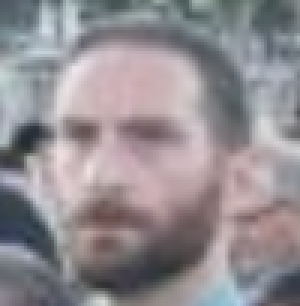
#> input picture target.png, 100 x 102 px (shown 3 times larger)
$ python main.py
#> lines starting #> are read from the running program, lines starting #| are printed output that depends on the picture
import cv2, numpy as np

hog = cv2.HOGDescriptor((128,128), (16,16), (8,8), (8,8), 9)
#window size - block size - block movement - cell size - num of angle groups
cascade = cv2.CascadeClassifier(cv2.data.haarcascades + 'haarcascade_frontalface_default.xml')
#opencv only takes 8-bit image files
edges = lambda proFullImage: hog.compute(cv2.resize(cv2.GaussianBlur(cv2.equalizeHist(proFullImage), (5,5), 0), (128, 128)).astype(np.uint8))
#very small lambda function to clean up image and make it easy for hog
#Gaussian Blur softens noise through blur and Equalize Hist fixes lighting differences.
target = cv2.imread("target.png", cv2.IMREAD_GRAYSCALE)
#> target: shape (102, 100); min 41, max 231, mean 142.9
target = edges(target)
#> target = 8100 values, max 0.454 at index 960, min 0 at index 334, mean 0.119

fullImage = cv2.resize(cv2.imread("CROWDIDSNEY.jpg"), None, fx=2, fy=2) #resized by scale of 2
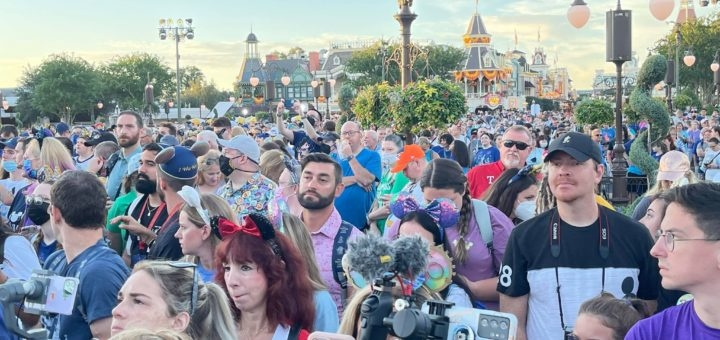
#> input picture CROWDIDSNEY.jpg, 720 x 340 px
proFullImage = cv2.cvtColor(fullImage, cv2.COLOR_BGR2GRAY)
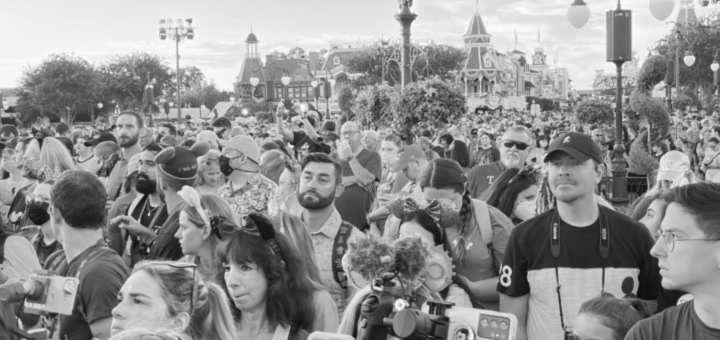
#> proFullImage: shape (680, 1440) (shown at 1/2 size); min 10, max 254, mean 144

faces = cascade.detectMultiScale(proFullImage, 1.25, 1, minSize=(40,40))
#> faces = [[739, 363, 56, 56], [396, 512, 47, 47], [794, 142, 59, 59], [224, 232, 59, 59], [998, 269, 62, 62], [585, 318, 92, 92], [842, 579, 92, 92]]
#scans the image for anything that looks like a face that is of reasonable size
match = None
similarityScore = 1000

for x, y, w, h in faces: #checks each face
	#the lines minus each other below
	similarity = np.linalg.norm(target - edges(proFullImage[y:y+h, x:x+w])) #how similar; lower the difference, the more similar
	if similarity < similarityScore:
		match = (x,y,w,h)
		similarityScore = similarity
#> this loop made 7 passes
#> (x, y, w, h, similarity, similarityScore) on passes 1 to 4: (739, 363, 56, 56, 15.11, 15.11), (396, 512, 47, 47, 14.93, 14.93), (794, 142, 59, 59, 14.85, 14.85), (224, 232, 59, 59, 14.62, 14.62)
#> (x, y, w, h, similarity) on passes 5 to 7: (998, 269, 62, 62, 14.78), (585, 318, 92, 92, 14.84), (842, 579, 92, 92, 15.77)
#> after the loop, similarityScore = 14.62
if match:
	x, y, w, h = match #what faces really is is a list of rectangles; there are 4 points on a rectangle
#> x = 224; y = 232; w = 59; h = 59
	cv2.rectangle(fullImage, (x, y), (x+w, y+h), (0,255,0), 2) #2 pixels thick, 0, 255, 0 means BGR
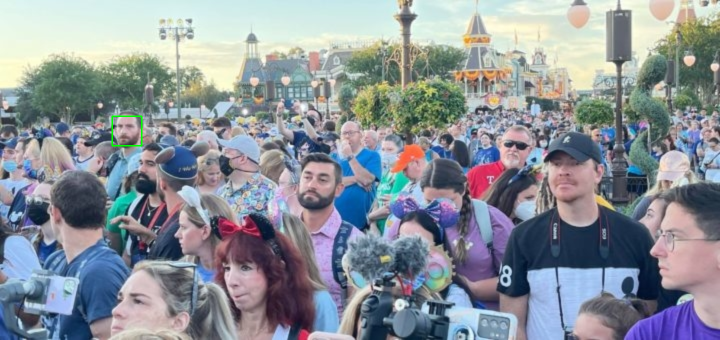
#> fullImage: shape (680, 1440, 3) (shown at 1/2 size); mean B, G, R 152.4, 145, 138.8

cv2.imshow("This Works", fullImage)
cv2.waitKey(0)
cv2.destroyAllWindows()
